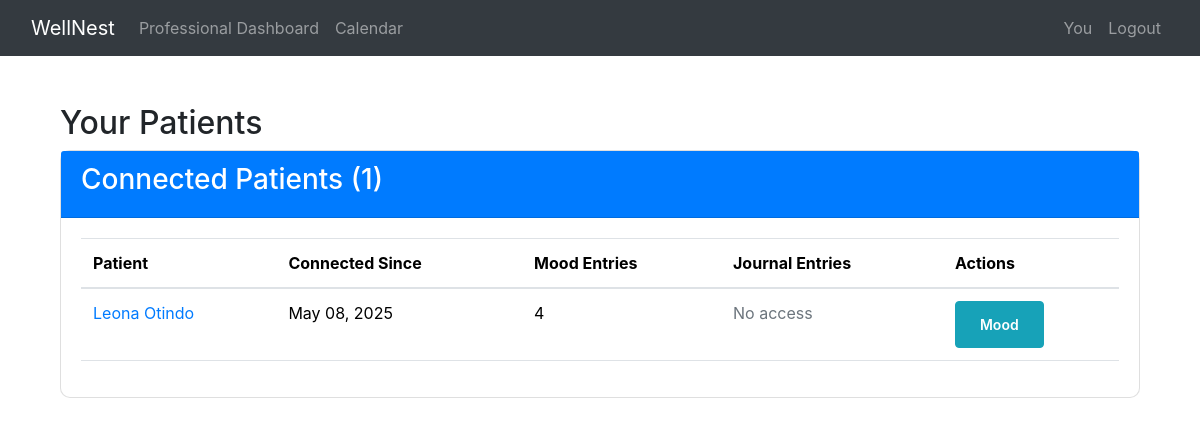
The page /professional_patient_dashboard/ (signed in) on the database as committed earlier.
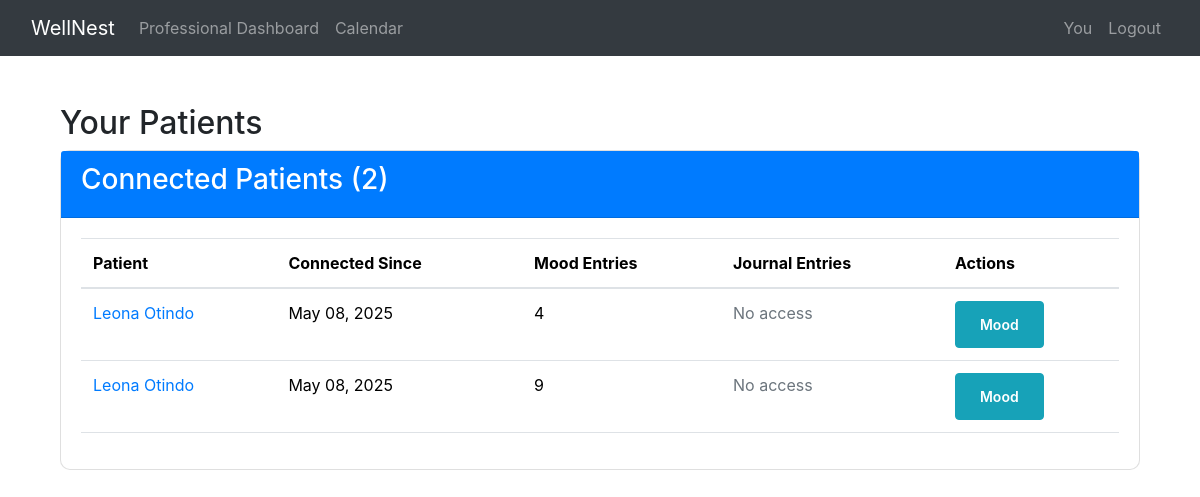
The same page on the database as committed later.
### website/models.py (models this page shows)
class PatientProfessionalRelationship(models.Model):
    STATUS_CHOICES = [
    ('pending', 'Pending'),
    ('accepted', 'Accepted'),
    ('rejected', 'Rejected'),
    ]
    status = models.CharField(max_length=10, choices=STATUS_CHOICES, default='pending')
    patient = models.ForeignKey(User, on_delete=models.CASCADE, related_name='care_team')
    professional = models.ForeignKey(User, on_delete=models.CASCADE, related_name='patients')
    status = models.CharField(max_length=10, choices=STATUS_CHOICES, default='pending')
    rejection_reason = models.TextField(blank=True, null=True)
    access_mood = models.BooleanField(default=True)
    access_journal = models.BooleanField(default=False)
    journal_access_level = models.CharField(
        max_length=20,
        choices=[
            ('summary', 'Only Sentiment Summary'),
            ('titles', 'Entry Titles Only'),
            ('full', 'Full Journal Access')
        ],
        default='summary'
    )
    created_at = models.DateTimeField(auto_now_add=True)
    class Meta:
        unique_together = ('patient', 'professional')

### website/relationship_views.py (the view)
# urls.py: path('professional_patient_dashboard/', relationship_views.professional_patient_dashboard, name='professional_patient_dashboard'),
@login_required
def professional_patient_dashboard(request):
    profile = request.user.userprofile
    if profile.role != 'professional' or not profile.is_verified:
        return redirect('home')
    relationships = PatientProfessionalRelationship.objects.filter(
        professional=request.user,
        status='accepted'
    ).select_related('patient__userprofile')
    for rel in relationships:
        if rel.access_mood:
            rel.mood_entries_count = MoodEntry.objects.filter(user=rel.patient).count()
        else:
            rel.mood_entries_count = 0
        if rel.access_journal:
            rel.journal_entries_count = JournalEntry.objects.filter(user=rel.patient).count()
        else:
            rel.journal_entries_count = 0
    return render(request, 'professionals/patient_dashboard.html', {
        'relationships': relationships
    })

### website/templates/professionals/patient_dashboard.html (shortened to what this page needs)
{% extends "base.html" %}
{% block content %}
<div class="container mt-4">
    <h2>Your Patients</h2>
    {% if relationships %}
    <div class="card">
        <div class="card-header bg-primary text-white">
            <h3>Connected Patients ({{ relationships.count }})</h3>
        </div>
        <div class="card-body">
            <table class="table table-hover">
                <thead>
                    <tr>
                        <th>Patient</th>
                        <th>Connected Since</th>
                        <th>Mood Entries</th>
                        <th>Journal Entries</th>
                        <th>Actions</th>
                    </tr>
                </thead>
                <tbody>
                    {% for rel in relationships %}
                    <tr>
                        <td>
                            <a href="{% url "profile_summary_view" %}">
                                {{ rel.patient.get_full_name }}
                            </a>
                        </td>
                        <td>{{ rel.created_at|date:"M d, Y" }}</td>
                        <td>
                            {% if rel.access_mood %}
                                {{ rel.mood_entries_count }}
                            {% else %}
                                <span class="text-muted">No access</span>
                            {% endif %}
                        </td>
                        <td>
                            {% if rel.access_journal %}
                                {{ rel.journal_entries_count }} ({{ rel.get_journal_access_level_display }})
                            {% else %}
                                <span class="text-muted">No access</span>
                            {% endif %}
                        </td>
                        <td>
                            <div class="btn-group">
                                {% if rel.access_mood %}
                                <a href="{% url 'view_patient_mood' rel.patient.id %}" class="btn btn-sm btn-info">
                                    Mood
                                </a>
                                {% endif %}
                            </div>
                        </td>
                    </tr>
                    {% endfor %}
                </tbody>
            </table>
        </div>
    </div>
    {% else %}
    <div class="alert alert-info">
        <h4>No Patients Connected</h4>
        <p>You don't have any connected patients yet.</p>
    </div>
    {% endif %}
</div>
{% endblock %}

### website/templates/base.html (shortened to what this page needs)
{%load static %}
<!DOCTYPE html>
<html lang="en">
<head>
    <link
      href="https://cdn.jsdelivr.net/npm/bootstrap@5.3.3/dist/css/bootstrap.min.css"
      rel="stylesheet"
    />
    <link href="https://stackpath.bootstrapcdn.com/bootstrap/4.5.2/css/bootstrap.min.css" rel="stylesheet">
    <link rel="stylesheet" href="{% static 'css/main.css' %}">
</head>
<body>
    {% include 'navbar.html' %}
    <div class="container">
      <br />
      {% block content %}
      {% endblock %}
    </div>
  </body>
</html>

### website/templates/navbar.html (shortened to what this page needs)
<nav class="navbar navbar-expand-lg navbar-dark bg-dark sticky-top">
  <div class="container-fluid">
    <a class="navbar-brand" href="{% url 'home' %}">WellNest</a>
    <div class="collapse navbar-collapse" id="navbarSupportedContent">
      <ul class="navbar-nav me-auto mb-2 mb-lg-0">
        {% if user.is_authenticated %}
          {% if user.userprofile.role == "professional" %}
              <li class="nav-item">
                  <a class="nav-link {% if request.resolver_match.url_name == 'professional_dashboard' %}active{% endif %}" href="{% url 'professional_dashboard' %}">Professional Dashboard</a>
              </li>
              <li class="nav-item">
                <a class="nav-link {% if request.resolver_match.url_name == 'calendar_view' %}active{% endif %}" href="{% url 'calendar_view' %}">Calendar</a>
            </li>
          {% endif %}
        {% endif %}
      </ul>
      <ul class="navbar-nav ms-auto">
        {% if user.is_authenticated %}
        {% if user.userprofile.role == "professional" %}
          <li class="nav-item">
            <a class="nav-link {% if request.resolver_match.url_name == 'profile_preview' %}active{% endif %}" href="{% url 'profile_preview' %}">You</a>
          </li>
        {% else %}
          <li class="nav-item">
            <a class="nav-link" href="{% url 'profile_summary_view' %}">You</a>
          </li>
        {% endif %}
          <li class="nav-item">
              <a class="nav-link" href="{% url 'logout' %}">Logout</a>
          </li>
        {% endif %}
      </ul>
    </div>
  </div>
</nav>

### static/css/main.css (style rules this page uses)
.card { border-radius: 10px; transition: transform 0.3s ease-in-out; }
.btn { padding: 0.75rem 1.5rem; border-radius: 4px; font-weight: 600; cursor: pointer; display: inline-flex; align-items: center; gap: 0.5rem; text-decoration: none; }

Rows that differ between the two databases and show on the page:
added PatientProfessionalRelationship: patient.get_full_name "Leona Otindo", created_at "May 08, 2025", mood_entries_count "9", access_journal "No access", access_mood "Mood"
Other text that changed with them:
{{ relationships.count }}: "1" → "2"
